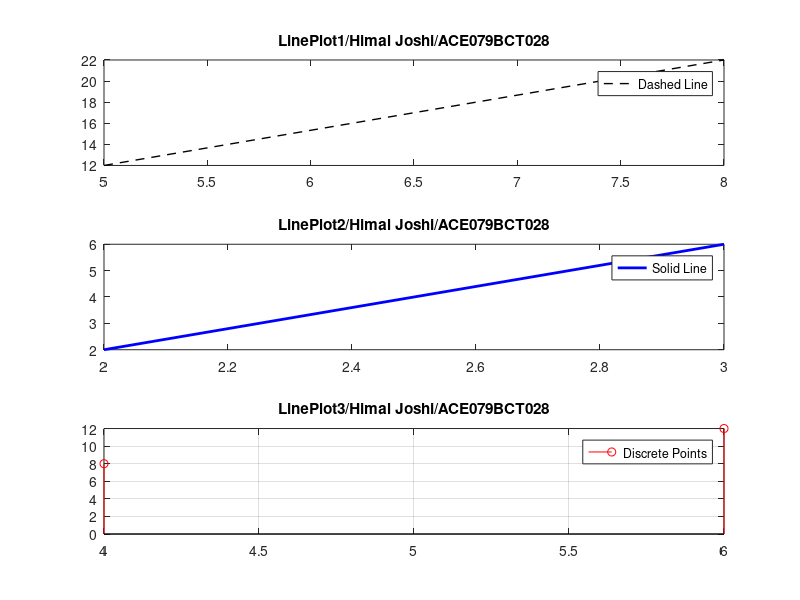

Write the MATLAB code that produced this figure.
a = [5,8];
b = [12,22];
x = [2,3];
y = [2,6];
c = [4,6];
d = [8,12];

subplot(3,1,1);
plot(a, b, '--black', 'LineWidth', 1)
title('LinePlot1/Himal Joshi/ACE079BCT028');
legend('Dashed Line')

subplot(3,1,2);
plot(x, y, '-blue', 'LineWidth', 2)
title('LinePlot2/Himal Joshi/ACE079BCT028');
legend('Solid Line')

subplot(3,1,3);
stem(c, d, '-red')
title('LinePlot3/Himal Joshi/ACE079BCT028');
legend('Discrete Points')
grid on;